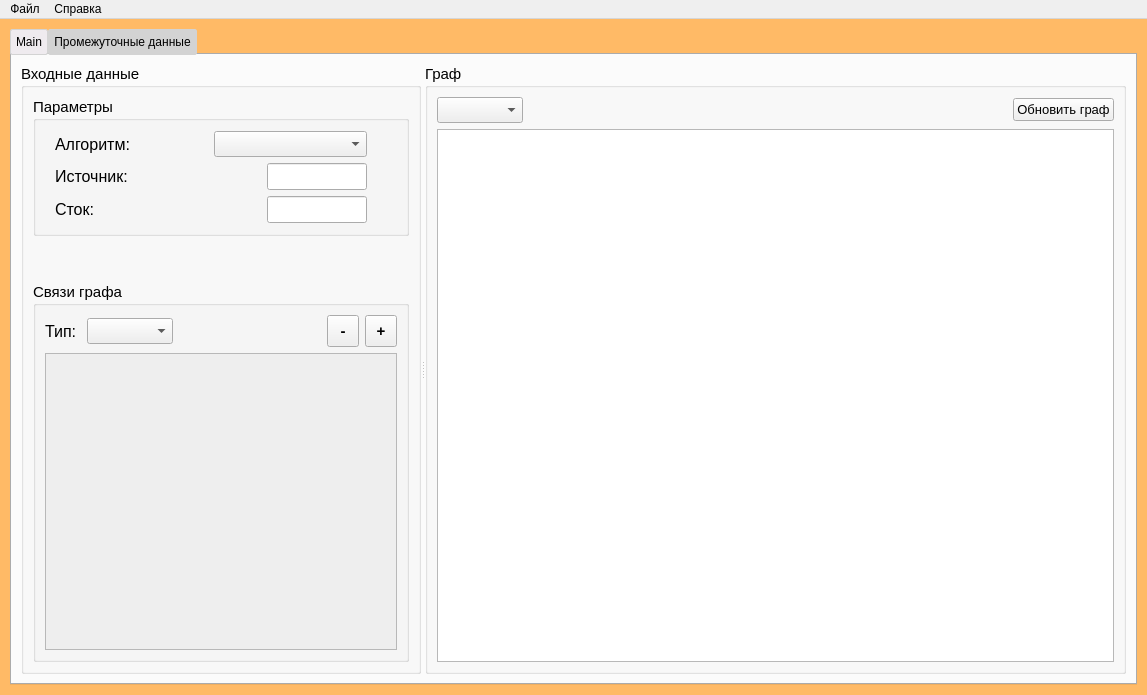
<?xml version="1.0" encoding="UTF-8"?>
<ui version="4.0">
 <class>MainWindow</class>
 <widget class="QMainWindow" name="MainWindow">
  <property name="geometry">
   <rect>
    <x>0</x>
    <y>0</y>
    <width>1147</width>
    <height>695</height>
   </rect>
  </property>
  <property name="font">
   <font>
    <family>SF Pro Display</family>
    <pointsize>14</pointsize>
    <weight>2</weight>
    <italic>true</italic>
    <bold>false</bold>
    <underline>false</underline>
   </font>
  </property>
  <property name="windowTitle">
   <string>Задача о максимальном потоке</string>
  </property>
  <property name="styleSheet">
   <string notr="true">QMainWindow{
	background-color: rgb(255, 186, 102);
	font: 12 italic 14pt &quot;SF Pro Display&quot;;
}
</string>
  </property>
  <widget class="QWidget" name="centralwidget">
   <property name="font">
    <font>
     <pointsize>13</pointsize>
    </font>
   </property>
   <layout class="QVBoxLayout" name="verticalLayout_3">
    <property name="leftMargin">
     <number>10</number>
    </property>
    <property name="topMargin">
     <number>10</number>
    </property>
    <property name="rightMargin">
     <number>10</number>
    </property>
    <property name="bottomMargin">
     <number>10</number>
    </property>
    <item>
     <widget class="QTabWidget" name="tabWidget">
      <property name="autoFillBackground">
       <bool>false</bool>
      </property>
      <property name="styleSheet">
       <string notr="true">
QTabWidget::tab-bar {
	border: 1px solid white;
}

QTabBar::tab {
	border-radius:2px;
	background: lightgray;
	border: 1px solid lightgray; 
	padding: 5px;
}

QTabBar::tab:selected {
	background-color: rgb(239, 235, 239);
	
 }</string>
      </property>
      <property name="currentIndex">
       <number>0</number>
      </property>
      <widget class="QWidget" name="tab">
       <attribute name="title">
        <string>Main</string>
       </attribute>
       <layout class="QHBoxLayout" name="horizontalLayout_2">
        <item>
         <widget class="QSplitter" name="splitter">
          <property name="orientation">
           <enum>Qt::Horizontal</enum>
          </property>
          <widget class="QGroupBox" name="groupBox_2">
           <property name="minimumSize">
            <size>
             <width>300</width>
             <height>0</height>
            </size>
           </property>
           <property name="maximumSize">
            <size>
             <width>400</width>
             <height>16777215</height>
            </size>
           </property>
           <property name="font">
            <font>
             <pointsize>11</pointsize>
            </font>
           </property>
           <property name="title">
            <string>Входные данные</string>
           </property>
           <layout class="QVBoxLayout" name="verticalLayout_2">
            <item>
             <widget class="QGroupBox" name="groupBox_4">
              <property name="maximumSize">
               <size>
                <width>16777215</width>
                <height>180</height>
               </size>
              </property>
              <property name="title">
               <string>Параметры</string>
              </property>
              <layout class="QVBoxLayout" name="verticalLayout_4">
               <property name="topMargin">
                <number>10</number>
               </property>
               <property name="bottomMargin">
                <number>10</number>
               </property>
               <item>
                <layout class="QHBoxLayout" name="horizontalLayout_4">
                 <property name="sizeConstraint">
                  <enum>QLayout::SetDefaultConstraint</enum>
                 </property>
                 <property name="leftMargin">
                  <number>10</number>
                 </property>
                 <property name="topMargin">
                  <number>0</number>
                 </property>
                 <property name="rightMargin">
                  <number>30</number>
                 </property>
                 <item>
                  <widget class="QLabel" name="label">
                   <property name="font">
                    <font>
                     <pointsize>12</pointsize>
                    </font>
                   </property>
                   <property name="text">
                    <string>Алгоритм:</string>
                   </property>
                  </widget>
                 </item>
                 <item>
                  <widget class="QComboBox" name="algInput">
                   <property name="minimumSize">
                    <size>
                     <width>100</width>
                     <height>0</height>
                    </size>
                   </property>
                   <property name="maximumSize">
                    <size>
                     <width>300</width>
                     <height>16777215</height>
                    </size>
                   </property>
                  </widget>
                 </item>
                </layout>
               </item>
               <item>
                <layout class="QHBoxLayout" name="horizontalLayout_5">
                 <property name="leftMargin">
                  <number>10</number>
                 </property>
                 <property name="rightMargin">
                  <number>30</number>
                 </property>
                 <item>
                  <widget class="QLabel" name="label_2">
                   <property name="font">
                    <font>
                     <pointsize>12</pointsize>
                    </font>
                   </property>
                   <property name="text">
                    <string>Источник: </string>
                   </property>
                  </widget>
                 </item>
                 <item>
                  <widget class="QLineEdit" name="sourceInput">
                   <property name="minimumSize">
                    <size>
                     <width>50</width>
                     <height>0</height>
                    </size>
                   </property>
                   <property name="maximumSize">
                    <size>
                     <width>100</width>
                     <height>16777215</height>
                    </size>
                   </property>
                   <property name="font">
                    <font>
                     <pointsize>12</pointsize>
                    </font>
                   </property>
                  </widget>
                 </item>
                </layout>
               </item>
               <item>
                <layout class="QHBoxLayout" name="horizontalLayout_6">
                 <property name="leftMargin">
                  <number>10</number>
                 </property>
                 <property name="rightMargin">
                  <number>30</number>
                 </property>
                 <item>
                  <widget class="QLabel" name="label_3">
                   <property name="font">
                    <font>
                     <pointsize>12</pointsize>
                    </font>
                   </property>
                   <property name="text">
                    <string>Сток: </string>
                   </property>
                  </widget>
                 </item>
                 <item>
                  <widget class="QLineEdit" name="targetInput">
                   <property name="minimumSize">
                    <size>
                     <width>50</width>
                     <height>0</height>
                    </size>
                   </property>
                   <property name="maximumSize">
                    <size>
                     <width>100</width>
                     <height>16777215</height>
                    </size>
                   </property>
                   <property name="font">
                    <font>
                     <pointsize>12</pointsize>
                    </font>
                   </property>
                  </widget>
                 </item>
                </layout>
               </item>
              </layout>
             </widget>
            </item>
            <item>
             <spacer name="verticalSpacer">
              <property name="orientation">
               <enum>Qt::Vertical</enum>
              </property>
              <property name="sizeType">
               <enum>QSizePolicy::Fixed</enum>
              </property>
              <property name="sizeHint" stdset="0">
               <size>
                <width>5</width>
                <height>40</height>
               </size>
              </property>
             </spacer>
            </item>
            <item>
             <widget class="QGroupBox" name="groupBox_3">
              <property name="font">
               <font>
                <pointsize>11</pointsize>
               </font>
              </property>
              <property name="title">
               <string>Связи графа</string>
              </property>
              <layout class="QVBoxLayout" name="verticalLayout_8">
               <item>
                <layout class="QHBoxLayout" name="horizontalLayout_14">
                 <item>
                  <widget class="QLabel" name="label_7">
                   <property name="font">
                    <font>
                     <pointsize>12</pointsize>
                    </font>
                   </property>
                   <property name="text">
                    <string>Тип: </string>
                   </property>
                  </widget>
                 </item>
                 <item>
                  <widget class="QComboBox" name="graphType">
                   <property name="font">
                    <font>
                     <pointsize>11</pointsize>
                    </font>
                   </property>
                  </widget>
                 </item>
                 <item>
                  <spacer name="horizontalSpacer_4">
                   <property name="orientation">
                    <enum>Qt::Horizontal</enum>
                   </property>
                   <property name="sizeHint" stdset="0">
                    <size>
                     <width>40</width>
                     <height>20</height>
                    </size>
                   </property>
                  </spacer>
                 </item>
                 <item>
                  <widget class="QToolButton" name="rmVertexButton">
                   <property name="sizePolicy">
                    <sizepolicy hsizetype="Fixed" vsizetype="Fixed">
                     <horstretch>0</horstretch>
                     <verstretch>0</verstretch>
                    </sizepolicy>
                   </property>
                   <property name="minimumSize">
                    <size>
                     <width>32</width>
                     <height>32</height>
                    </size>
                   </property>
                   <property name="maximumSize">
                    <size>
                     <width>32</width>
                     <height>32</height>
                    </size>
                   </property>
                   <property name="font">
                    <font>
                     <pointsize>11</pointsize>
                     <weight>75</weight>
                     <bold>true</bold>
                    </font>
                   </property>
                   <property name="text">
                    <string>-</string>
                   </property>
                   <property name="toolButtonStyle">
                    <enum>Qt::ToolButtonTextOnly</enum>
                   </property>
                  </widget>
                 </item>
                 <item>
                  <widget class="QToolButton" name="addVertexButton">
                   <property name="minimumSize">
                    <size>
                     <width>32</width>
                     <height>32</height>
                    </size>
                   </property>
                   <property name="maximumSize">
                    <size>
                     <width>32</width>
                     <height>32</height>
                    </size>
                   </property>
                   <property name="font">
                    <font>
                     <pointsize>11</pointsize>
                     <weight>75</weight>
                     <bold>true</bold>
                    </font>
                   </property>
                   <property name="text">
                    <string>+</string>
                   </property>
                   <property name="toolButtonStyle">
                    <enum>Qt::ToolButtonTextOnly</enum>
                   </property>
                  </widget>
                 </item>
                </layout>
               </item>
               <item>
                <widget class="QListWidget" name="inputGraph">
                 <property name="maximumSize">
                  <size>
                   <width>16777215</width>
                   <height>16777215</height>
                  </size>
                 </property>
                 <property name="autoFillBackground">
                  <bool>false</bool>
                 </property>
                 <property name="styleSheet">
                  <string notr="true">QListWidget {
	background-color: rgb(238, 238, 238);
}</string>
                 </property>
                 <property name="resizeMode">
                  <enum>QListView::Adjust</enum>
                 </property>
                </widget>
               </item>
              </layout>
             </widget>
            </item>
           </layout>
          </widget>
          <widget class="QGroupBox" name="groupBox">
           <property name="font">
            <font>
             <pointsize>11</pointsize>
            </font>
           </property>
           <property name="title">
            <string>Граф</string>
           </property>
           <layout class="QVBoxLayout" name="verticalLayout">
            <item>
             <layout class="QHBoxLayout" name="horizontalLayout_3">
              <item>
               <widget class="QComboBox" name="showAsBox"/>
              </item>
              <item>
               <spacer name="horizontalSpacer">
                <property name="orientation">
                 <enum>Qt::Horizontal</enum>
                </property>
                <property name="sizeHint" stdset="0">
                 <size>
                  <width>40</width>
                  <height>20</height>
                 </size>
                </property>
               </spacer>
              </item>
              <item>
               <widget class="QPushButton" name="updateGraph">
                <property name="font">
                 <font>
                  <pointsize>10</pointsize>
                 </font>
                </property>
                <property name="text">
                 <string>Обновить граф</string>
                </property>
               </widget>
              </item>
             </layout>
            </item>
            <item>
             <widget class="QGraphicsView" name="graphView"/>
            </item>
           </layout>
          </widget>
         </widget>
        </item>
       </layout>
      </widget>
      <widget class="QWidget" name="tab_2">
       <property name="styleSheet">
        <string notr="true">#tab_2 {
	
	background-color: rgb(237, 249, 255);
}</string>
       </property>
       <attribute name="title">
        <string>Промежуточные данные</string>
       </attribute>
       <layout class="QHBoxLayout" name="horizontalLayout_7">
        <property name="topMargin">
         <number>0</number>
        </property>
        <property name="bottomMargin">
         <number>0</number>
        </property>
        <item>
         <spacer name="horizontalSpacer_2">
          <property name="orientation">
           <enum>Qt::Horizontal</enum>
          </property>
          <property name="sizeType">
           <enum>QSizePolicy::Expanding</enum>
          </property>
          <property name="sizeHint" stdset="0">
           <size>
            <width>40</width>
            <height>20</height>
           </size>
          </property>
         </spacer>
        </item>
        <item>
         <layout class="QVBoxLayout" name="verticalLayout_5">
          <item>
           <widget class="QGroupBox" name="groupBox_5">
            <property name="sizePolicy">
             <sizepolicy hsizetype="Expanding" vsizetype="Preferred">
              <horstretch>0</horstretch>
              <verstretch>0</verstretch>
             </sizepolicy>
            </property>
            <property name="maximumSize">
             <size>
              <width>1000</width>
              <height>16777215</height>
             </size>
            </property>
            <property name="styleSheet">
             <string notr="true">#groupBox_5 {
	
		
	background-color: rgb(252, 252, 252);
}</string>
            </property>
            <property name="title">
             <string/>
            </property>
            <property name="alignment">
             <set>Qt::AlignCenter</set>
            </property>
            <property name="flat">
             <bool>true</bool>
            </property>
            <layout class="QVBoxLayout" name="verticalLayout_6">
             <item>
              <spacer name="verticalSpacer_3">
               <property name="orientation">
                <enum>Qt::Vertical</enum>
               </property>
               <property name="sizeType">
                <enum>QSizePolicy::Fixed</enum>
               </property>
               <property name="sizeHint" stdset="0">
                <size>
                 <width>20</width>
                 <height>40</height>
                </size>
               </property>
              </spacer>
             </item>
             <item>
              <layout class="QHBoxLayout" name="horizontalLayout_11">
               <item>
                <widget class="QGroupBox" name="groupBox_6">
                 <property name="maximumSize">
                  <size>
                   <width>500</width>
                   <height>150</height>
                  </size>
                 </property>
                 <property name="title">
                  <string/>
                 </property>
                 <property name="alignment">
                  <set>Qt::AlignCenter</set>
                 </property>
                 <property name="flat">
                  <bool>false</bool>
                 </property>
                 <layout class="QVBoxLayout" name="verticalLayout_7">
                  <property name="spacing">
                   <number>5</number>
                  </property>
                  <property name="leftMargin">
                   <number>10</number>
                  </property>
                  <property name="topMargin">
                   <number>10</number>
                  </property>
                  <property name="rightMargin">
                   <number>10</number>
                  </property>
                  <property name="bottomMargin">
                   <number>10</number>
                  </property>
                  <item>
                   <layout class="QHBoxLayout" name="horizontalLayout_8">
                    <property name="sizeConstraint">
                     <enum>QLayout::SetDefaultConstraint</enum>
                    </property>
                    <property name="leftMargin">
                     <number>10</number>
                    </property>
                    <property name="topMargin">
                     <number>0</number>
                    </property>
                    <property name="rightMargin">
                     <number>30</number>
                    </property>
                    <item>
                     <widget class="QLabel" name="label_4">
                      <property name="font">
                       <font>
                        <pointsize>11</pointsize>
                       </font>
                      </property>
                      <property name="text">
                       <string>Макс. потоков: </string>
                      </property>
                     </widget>
                    </item>
                    <item>
                     <widget class="QLineEdit" name="outputMaxFlow">
                      <property name="minimumSize">
                       <size>
                        <width>50</width>
                        <height>0</height>
                       </size>
                      </property>
                      <property name="maximumSize">
                       <size>
                        <width>100</width>
                        <height>16777215</height>
                       </size>
                      </property>
                      <property name="font">
                       <font>
                        <pointsize>11</pointsize>
                       </font>
                      </property>
                      <property name="readOnly">
                       <bool>true</bool>
                      </property>
                     </widget>
                    </item>
                   </layout>
                  </item>
                  <item>
                   <layout class="QHBoxLayout" name="horizontalLayout_9">
                    <property name="leftMargin">
                     <number>10</number>
                    </property>
                    <property name="rightMargin">
                     <number>30</number>
                    </property>
                    <item>
                     <widget class="QLabel" name="label_5">
                      <property name="font">
                       <font>
                        <pointsize>11</pointsize>
                       </font>
                      </property>
                      <property name="text">
                       <string>Источник: </string>
                      </property>
                     </widget>
                    </item>
                    <item>
                     <widget class="QLineEdit" name="outputSource">
                      <property name="minimumSize">
                       <size>
                        <width>50</width>
                        <height>0</height>
                       </size>
                      </property>
                      <property name="maximumSize">
                       <size>
                        <width>100</width>
                        <height>16777215</height>
                       </size>
                      </property>
                      <property name="font">
                       <font>
                        <pointsize>11</pointsize>
                       </font>
                      </property>
                      <property name="readOnly">
                       <bool>true</bool>
                      </property>
                     </widget>
                    </item>
                   </layout>
                  </item>
                  <item>
                   <layout class="QHBoxLayout" name="horizontalLayout_10">
                    <property name="leftMargin">
                     <number>10</number>
                    </property>
                    <property name="rightMargin">
                     <number>30</number>
                    </property>
                    <item>
                     <widget class="QLabel" name="label_6">
                      <property name="font">
                       <font>
                        <pointsize>11</pointsize>
                       </font>
                      </property>
                      <property name="text">
                       <string>Сток: </string>
                      </property>
                     </widget>
                    </item>
                    <item>
                     <widget class="QLineEdit" name="outputTarget">
                      <property name="minimumSize">
                       <size>
                        <width>50</width>
                        <height>0</height>
                       </size>
                      </property>
                      <property name="maximumSize">
                       <size>
                        <width>100</width>
                        <height>16777215</height>
                       </size>
                      </property>
                      <property name="font">
                       <font>
                        <pointsize>11</pointsize>
                       </font>
                      </property>
                      <property name="frame">
                       <bool>true</bool>
                      </property>
                      <property name="readOnly">
                       <bool>true</bool>
                      </property>
                     </widget>
                    </item>
                   </layout>
                  </item>
                 </layout>
                </widget>
               </item>
              </layout>
             </item>
             <item>
              <spacer name="verticalSpacer_2">
               <property name="orientation">
                <enum>Qt::Vertical</enum>
               </property>
               <property name="sizeType">
                <enum>QSizePolicy::Fixed</enum>
               </property>
               <property name="sizeHint" stdset="0">
                <size>
                 <width>20</width>
                 <height>40</height>
                </size>
               </property>
              </spacer>
             </item>
             <item>
              <layout class="QHBoxLayout" name="horizontalLayout_13">
               <item>
                <widget class="QTableView" name="outputTable">
                 <property name="minimumSize">
                  <size>
                   <width>350</width>
                   <height>350</height>
                  </size>
                 </property>
                 <property name="maximumSize">
                  <size>
                   <width>800</width>
                   <height>800</height>
                  </size>
                 </property>
                 <property name="baseSize">
                  <size>
                   <width>400</width>
                   <height>0</height>
                  </size>
                 </property>
                 <property name="font">
                  <font>
                   <pointsize>11</pointsize>
                  </font>
                 </property>
                </widget>
               </item>
              </layout>
             </item>
            </layout>
           </widget>
          </item>
         </layout>
        </item>
        <item>
         <spacer name="horizontalSpacer_3">
          <property name="orientation">
           <enum>Qt::Horizontal</enum>
          </property>
          <property name="sizeType">
           <enum>QSizePolicy::Expanding</enum>
          </property>
          <property name="sizeHint" stdset="0">
           <size>
            <width>40</width>
            <height>20</height>
           </size>
          </property>
         </spacer>
        </item>
       </layout>
      </widget>
     </widget>
    </item>
   </layout>
  </widget>
  <widget class="QMenuBar" name="menubar">
   <property name="geometry">
    <rect>
     <x>0</x>
     <y>0</y>
     <width>1147</width>
     <height>29</height>
    </rect>
   </property>
   <widget class="QMenu" name="file">
    <property name="title">
     <string>Файл</string>
    </property>
    <addaction name="open_file"/>
    <addaction name="save_file"/>
   </widget>
   <widget class="QMenu" name="help">
    <property name="title">
     <string>Справка</string>
    </property>
    <addaction name="about"/>
   </widget>
   <addaction name="file"/>
   <addaction name="help"/>
  </widget>
  <action name="open_file">
   <property name="text">
    <string>Открыть</string>
   </property>
   <property name="toolTip">
    <string>Открыть файл</string>
   </property>
  </action>
  <action name="save_file">
   <property name="text">
    <string>Сохранить как</string>
   </property>
   <property name="toolTip">
    <string>Сохранить файл как</string>
   </property>
  </action>
  <action name="about">
   <property name="text">
    <string>О программе</string>
   </property>
  </action>
 </widget>
 <resources/>
 <connections/>
</ui>
